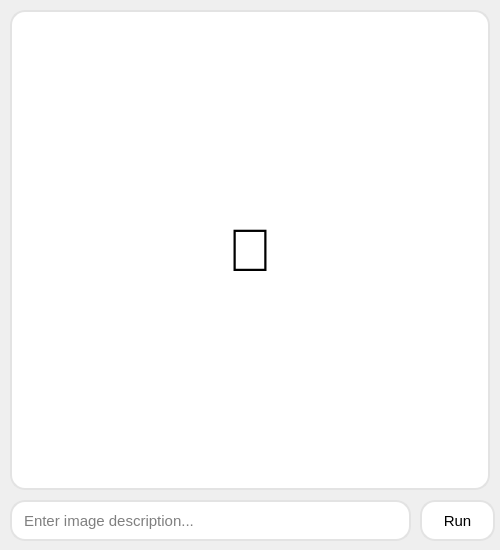
<?xml version="1.0" encoding="UTF-8"?>
<ui version="4.0">
 <class>MainWindow</class>
 <widget class="QMainWindow" name="MainWindow">
  <property name="geometry">
   <rect>
    <x>0</x>
    <y>0</y>
    <width>500</width>
    <height>550</height>
   </rect>
  </property>
  <property name="windowTitle">
   <string>MainWindow</string>
  </property>
  <widget class="QWidget" name="centralwidget">
   <widget class="QLabel" name="label">
    <property name="geometry">
     <rect>
      <x>10</x>
      <y>10</y>
      <width>480</width>
      <height>480</height>
     </rect>
    </property>
    <property name="font">
     <font>
      <family>Segoe UI</family>
      <pointsize>45</pointsize>
      <weight>50</weight>
      <bold>false</bold>
     </font>
    </property>
    <property name="styleSheet">
     <string notr="true">background-color: white;
border-radius: 15px;
border: 2px solid #e3e3e3;</string>
    </property>
    <property name="text">
     <string>🎨</string>
    </property>
    <property name="alignment">
     <set>Qt::AlignCenter</set>
    </property>
   </widget>
   <widget class="QLineEdit" name="lineEdit">
    <property name="geometry">
     <rect>
      <x>10</x>
      <y>500</y>
      <width>401</width>
      <height>41</height>
     </rect>
    </property>
    <property name="font">
     <font>
      <family>Segoe UI</family>
      <pointsize>11</pointsize>
     </font>
    </property>
    <property name="styleSheet">
     <string notr="true">QLineEdit{
	padding-left: 10px;
	padding-right: 10px;
	border-radius: 15px;
	border: 2px solid #e3e3e3;
}</string>
    </property>
    <property name="placeholderText">
     <string>Enter image description...</string>
    </property>
   </widget>
   <widget class="QPushButton" name="pushButton">
    <property name="geometry">
     <rect>
      <x>420</x>
      <y>500</y>
      <width>75</width>
      <height>41</height>
     </rect>
    </property>
    <property name="font">
     <font>
      <family>Segoe UI</family>
      <pointsize>11</pointsize>
      <weight>50</weight>
      <bold>false</bold>
     </font>
    </property>
    <property name="styleSheet">
     <string notr="true">background-color: white;
padding-left: 10px;
padding-right: 10px;
border-radius: 15px;
border: 2px solid #e3e3e3;</string>
    </property>
    <property name="text">
     <string>Run</string>
    </property>
   </widget>
  </widget>
 </widget>
 <resources/>
 <connections/>
</ui>
